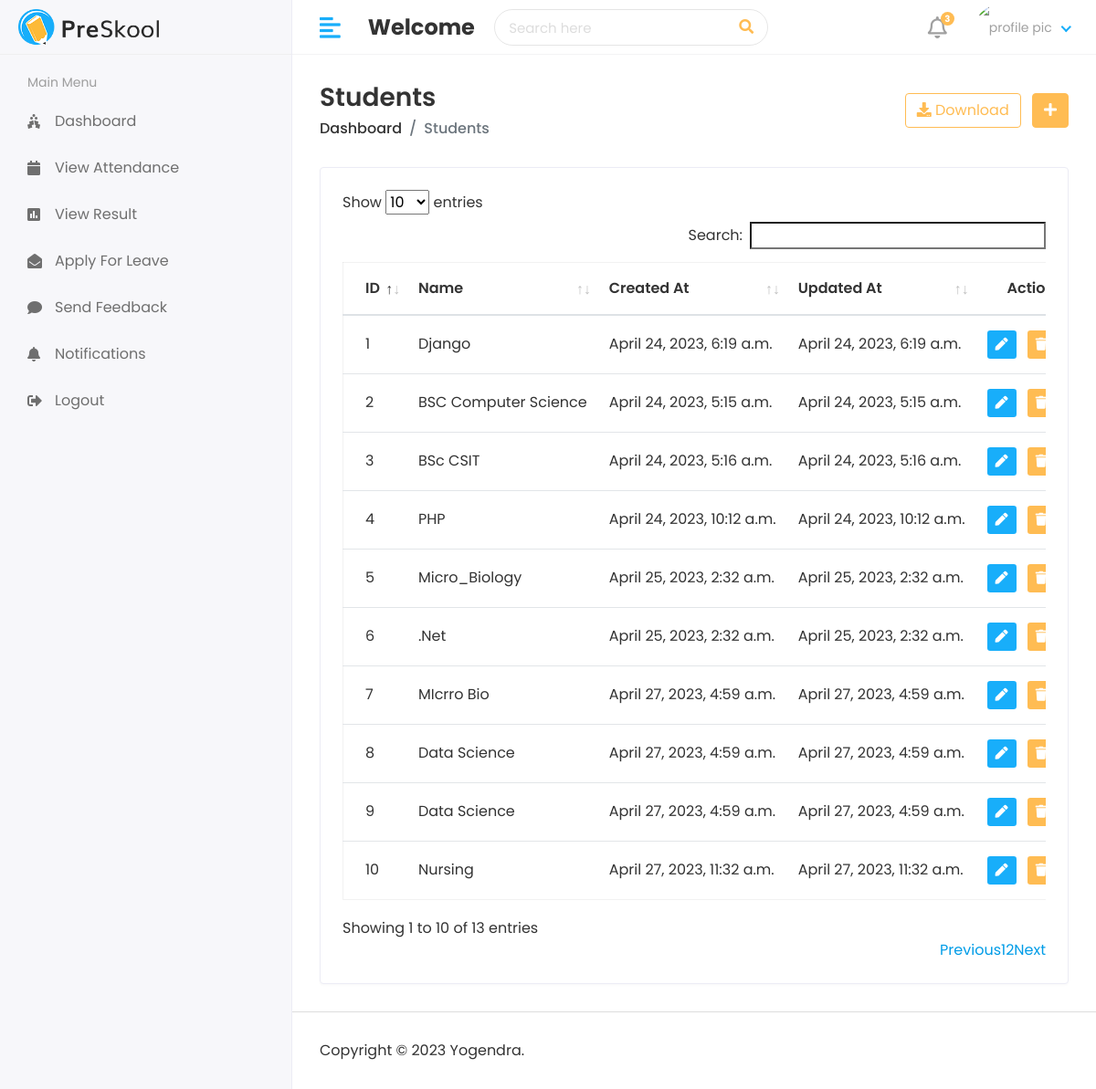
Screenshot of /hod/view-cource/ with the database file from the repository.
### app_attendance_system/models.py (models this page shows)
class Cource(models.Model):
    name= models.CharField(max_length=100)
    created_at= models.DateTimeField(auto_now=True)
    updated_at= models.DateTimeField(auto_now=True)
    def __str__(self):
        return self.name

### app_attendance_system/views.py (the view)
# urls.py: path('hod/view-cource/', views.HodViewCource, name='view-cource'),
def HodViewCource(request):
    cource=Cource.objects.all()
    print(cource)
    context= {
        'cource':cource
    }
    return render(request, 'hod/view_cource.html',context)

### templates/hod/view_cource.html (shortened to what this page needs)
{% extends "layouts/master.html" %}
{% load static %}
{%block content %}
<div class="content container-fluid">
    <div class="page-header">
       <div class="row align-items-center">
          <div class="col">
             <h3 class="page-title">Students</h3>
             <ul class="breadcrumb">
                <li class="breadcrumb-item"><a href="index.html">Dashboard</a></li>
                <li class="breadcrumb-item active">Students</li>
             </ul>
          </div>
          <div class="col-auto text-right float-right ml-auto">
             <a href="#" class="btn btn-outline-primary mr-2"><i class="fas fa-download"></i> Download</a>
             <a href="add-student.html" class="btn btn-primary"><i class="fas fa-plus"></i></a>
          </div>
       </div>
    </div>
    <div class="row">
       <div class="col-sm-12">
          <div class="card card-table">
             <div class="card-body">
                <div class="table-responsive">
                   <table class="table table-hover table-center mb-0 " id="table_id">
                      <thead>
                         <tr>
                            <th>ID</th>
                            <th>Name</th>
                            <th>Created At</th>
                            <th>Updated At</th>
                            <th class="text-right">Action</th>
                         </tr>
                      </thead>
                      <tbody>
                        {% for i in cource %}
                         <tr>
                            <td>{{ forloop.counter }}</td>
                            <td>{{i.name}}</td>
                            <td>{{i.created_at}}</td>
                            <td>{{i.updated_at}}</td>
                            <td class="text-right">
                               <div class="actions">
                                  <a href="{% url 'edit-cource' i.id %}" class="btn btn-sm bg-success-light mr-2">
                                  <i class="fas fa-pen"></i>
                                  </a>
                                  <a href="{% url 'delete-cource' i.id %}" class="btn btn-sm bg-danger-light">
                                  <i class="fas fa-trash"></i>
                                  </a>
                               </div>
                            </td>
                         </tr>
                         {% endfor %}
                      </tbody>
                   </table>
                </div>
             </div>
          </div>
       </div>
    </div>
 </div>
{% endblock %}

### static/assets/css/style.css (style rules this page uses)
html { height: 100%; }
body { background-color: #fff; color: #333; font-family: 'Poppins', sans-serif; font-size: 1rem; height: 100%; line-height: 1.5; overflow-x: hidden; }
h1, h2, h3, h4, h5, h6 { font-family: 'Poppins', sans-serif; margin-top: 0; }
a { color: #009ce7; }
input, button, a { transition: all 0.4s ease; -moz-transition: all 0.4s ease; -o-transition: all 0.4s ease; -ms-transition: all 0.4s ease; -webkit-transition: all 0.4s ease; }
ul, ol { padding: 0px; list-style: none; }
.table { color: #333; max-width: 100%; margin-bottom: 0; width: 100%; }
.table.dataTable { border-collapse: collapse !important; border: 1px solid rgba(0, 0, 0, 0.05); }
.table thead tr th { font-weight: 600; }
.table tbody tr { border-bottom: 1px solid rgba(0, 0, 0, 0.05); }
.table.table-center td, .table.table-center th { vertical-align: middle; }
.card-table .card-body .table > thead > tr > th { border-top: 0; }
.card-table .card-body .table tr td:first-child, .card-table .card-body .table tr th:first-child { padding-left: 1.5rem; }
.card-table .card-body .table tr td:last-child, .card-table .card-body .table tr th:last-child { padding-right: 1.5rem; }
.card-table .table td, .card-table .table th { border-top: 1px solid #e2e5e8; padding: 1rem 0.75rem; white-space: nowrap; }
.btn-primary { background-color: #FFBC53; border: 1px solid #FFBC53; }
.btn-outline-primary { color: #FFBC53; border-color: #FFBC53; }
.card { border: 1px solid #ececf5; box-shadow: 0 1px 3px 0 rgba(0, 0, 0, 0.03); margin-bottom: 1.875rem; }
.card-body { padding: 1.5rem; }
.bg-danger-light { background-color:#FFBC53 !important; color:#fff !important; }
.bg-success-light { background-color: #18aefa; color: #fff; }
.page-wrapper > .content { padding: 1.875rem 1.875rem 0; }
.page-header { margin-bottom: 1.875rem; }
.page-header .breadcrumb { background-color: transparent; color: #6c757d; font-size: 1rem; font-weight: 500; margin-bottom: 0; padding: 0; }
.page-header .breadcrumb a { color: #333; }
.page-title { font-size: 28px; font-weight: 600; color: #333; margin-bottom: 5px; }

### rows the page displays
Cource: name "Django", created_at "April 24, 2023, 6:19 a.m.", updated_at "April 24, 2023, 6:19 a.m."
Cource: name "BSC Computer Science", created_at "April 24, 2023, 5:15 a.m.", updated_at "April 24, 2023, 5:15 a.m."
Cource: name "BSc CSIT", created_at "April 24, 2023, 5:16 a.m.", updated_at "April 24, 2023, 5:16 a.m."
Cource: name "PHP", created_at "April 24, 2023, 10:12 a.m.", updated_at "April 24, 2023, 10:12 a.m."
Cource: name "Micro_Biology", created_at "April 25, 2023, 2:32 a.m.", updated_at "April 25, 2023, 2:32 a.m."
Cource: name ".Net", created_at "April 25, 2023, 2:32 a.m.", updated_at "April 25, 2023, 2:32 a.m."
Cource: name "MIcrro Bio", created_at "April 27, 2023, 4:59 a.m.", updated_at "April 27, 2023, 4:59 a.m."
Cource: name "Data Science", created_at "April 27, 2023, 4:59 a.m.", updated_at "April 27, 2023, 4:59 a.m."
Cource: name "Data Science", created_at "April 27, 2023, 4:59 a.m.", updated_at "April 27, 2023, 4:59 a.m."
Cource: name "Nursing", created_at "April 27, 2023, 11:32 a.m.", updated_at "April 27, 2023, 11:32 a.m."
